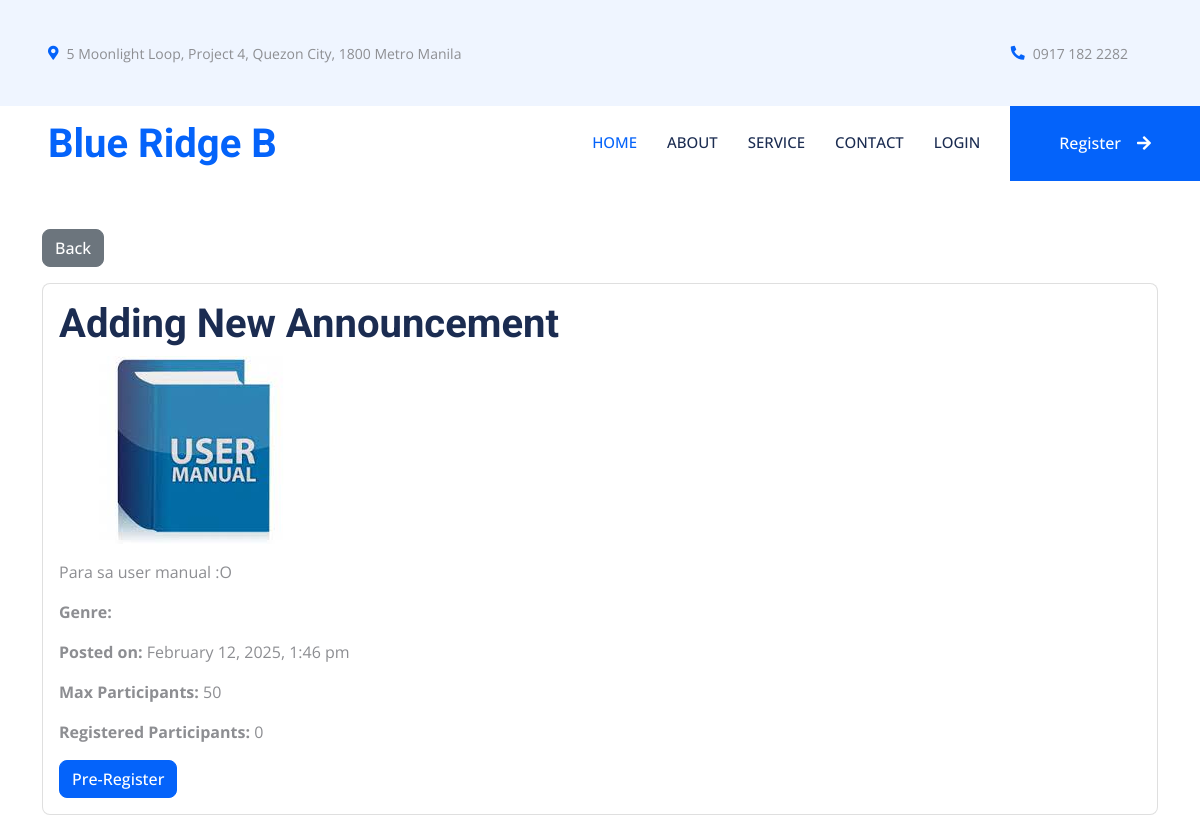
The app's page /view_announcement.php?id=17, older data.
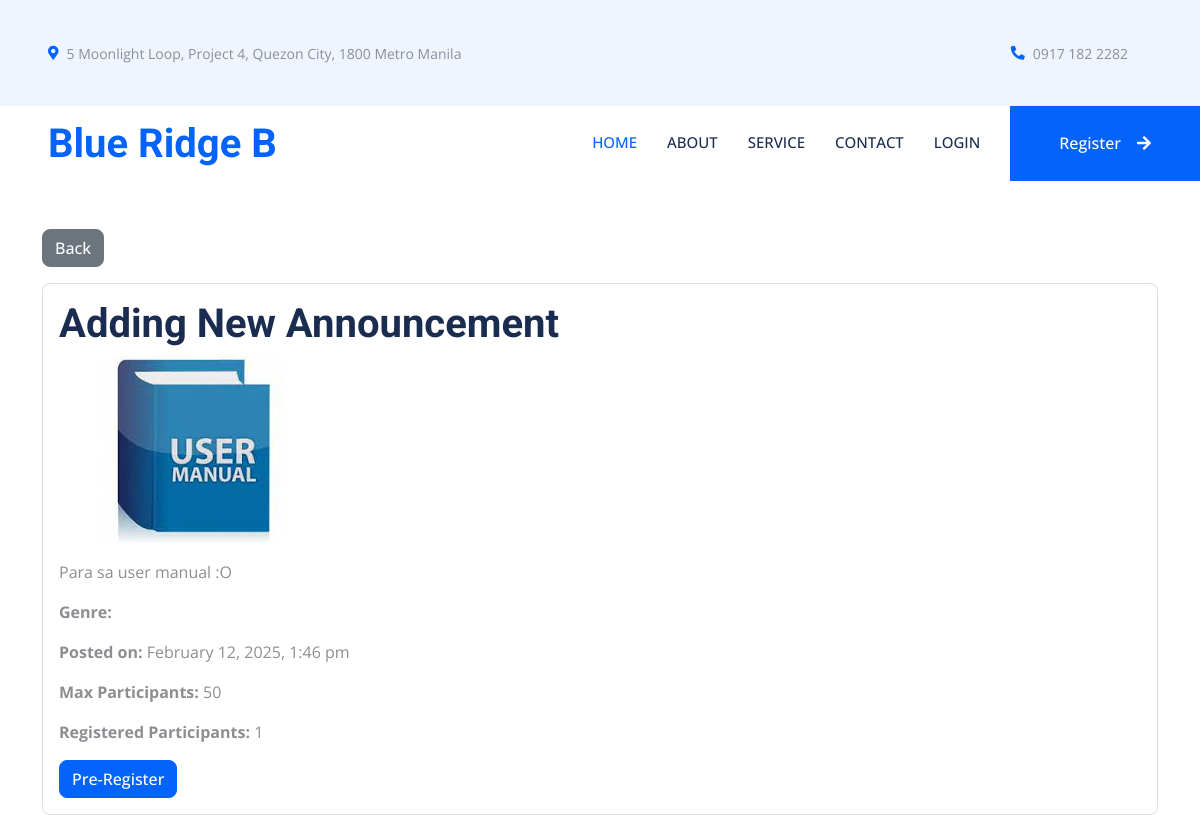
The same page, newer data.
### tables this page shows
CREATE TABLE `announcements` (
  `id` int(11) NOT NULL,
  `title` varchar(255) NOT NULL,
  `content` text NOT NULL,
  `type` enum('view-only','event') NOT NULL,
  `max_participants` int(11) DEFAULT NULL,
  `created_at` timestamp NOT NULL DEFAULT current_timestamp(),
  `registered_participants` int(11) DEFAULT 0,
  `image_path` varchar(255) DEFAULT NULL,
  `genre` varchar(255) NOT NULL
);

### view_announcement.php (the view, shortened to what the changed rows need)
<?php
include 'db.php';
$id = $_GET['id'];
$sql = "SELECT * FROM announcements WHERE id = ?";
$stmt = $conn->prepare($sql);
$stmt->bind_param("i", $id);
$stmt->execute();
$result = $stmt->get_result();
$announcement = $result->fetch_assoc();
?>
<!DOCTYPE html>
<html lang="en">
<head>
    <link rel="stylesheet" href="https://stackpath.bootstrapcdn.com/bootstrap/4.5.2/css/bootstrap.min.css">
    <link rel="stylesheet" href="styles.css">
    <link href="https://cdnjs.cloudflare.com/ajax/libs/font-awesome/5.10.0/css/all.min.css" rel="stylesheet">
    <link href="https://cdn.jsdelivr.net/npm/bootstrap-icons@1.4.1/font/bootstrap-icons.css" rel="stylesheet">
    <link href="lib/animate/animate.min.css" rel="stylesheet">
    <link href="lib/owlcarousel/assets/owl.carousel.min.css" rel="stylesheet">
    <link href="lib/tempusdominus/css/tempusdominus-bootstrap-4.min.css" rel="stylesheet" />
    <link href="css/bootstrap.min.css" rel="stylesheet">
    <link href="css/style.css" rel="stylesheet">
    <link rel="stylesheet" href="https://cdnjs.cloudflare.com/ajax/libs/OwlCarousel2/2.3.4/assets/owl.carousel.min.css">
    <link rel="stylesheet" href="https://cdnjs.cloudflare.com/ajax/libs/OwlCarousel2/2.3.4/assets/owl.theme.default.min.css">
</head>
<body>
    <nav class="navbar navbar-expand-lg bg-white navbar-light sticky-top p-0 wow fadeIn" data-wow-delay="0.1s">
        <a href="index.php" class="navbar-brand d-flex align-items-center px-4 px-lg-5">
            <h1 class="m-0 text-primary"><i class=></i>Blue Ridge B</h1>
        </a>
    </nav>
    <div class="container mt-5">
        <div class="card">
            <div class="card-body">
                <h1 class="card-title"><?php echo htmlspecialchars($announcement['title']); ?></h1>
                <?php if (!empty($announcement['image_path'])): ?>
                    <img src="<?php echo htmlspecialchars($announcement['image_path']); ?>" alt="Announcement Image" class="img-fluid mb-3">
                <?php endif; ?>
                <p class="card-text"><?php echo nl2br(htmlspecialchars($announcement['content'])); ?></p>
                <p><strong>Genre:</strong> <?php echo htmlspecialchars($announcement['genre']); ?></p>
                <p><strong>Posted on:</strong> <?php echo date("F j, Y, g:i a", strtotime($announcement['created_at'])); ?></p>
                <?php if ($announcement['type'] === 'event'): ?>
                    <p><strong>Max Participants:</strong> <?php echo $announcement['max_participants']; ?></p>
                    <p><strong>Registered Participants:</strong> <span id="count"><?php echo $announcement['registered_participants']; ?></span></p>
                    <?php if ($announcement['registered_participants'] < $announcement['max_participants']): ?>
                        <button id="preRegisterBtn" class="btn btn-primary" data-id="<?php echo $announcement['id']; ?>">Pre-Register</button>
                    <?php else: ?>
                        <p><strong>Registration Full</strong></p>
                    <?php endif; ?>
                <?php endif; ?>
            </div>
        </div>
    </div>
</body>
</html>

Row changes from the older to the newer data that the page shows:
changed announcements "Adding New Announcement": registered_participants "0" → "1"
